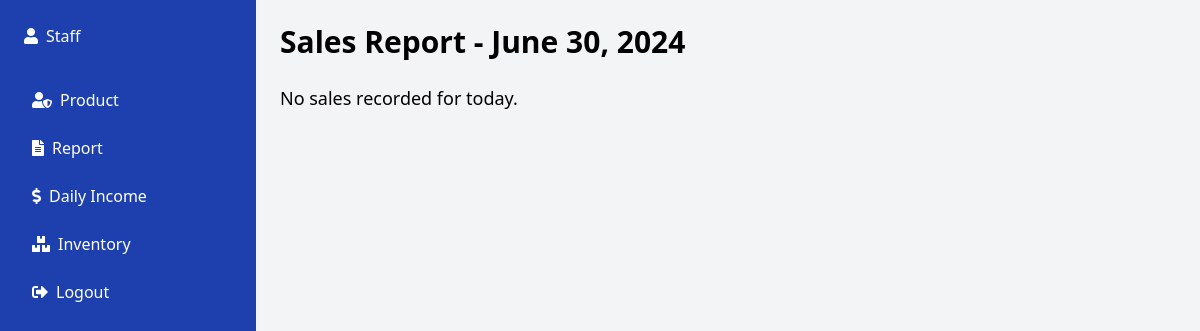
The page /public/sell-product.php on the database as committed earlier.
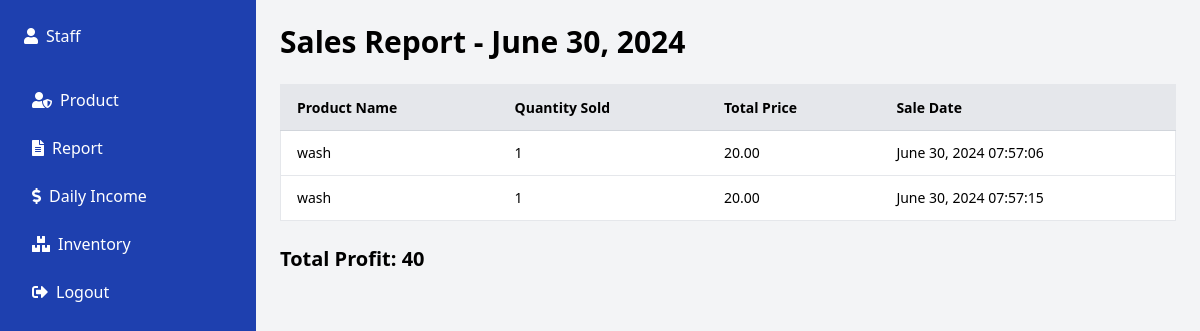
The same page on the database as committed later.
### tables this page shows
CREATE TABLE `sold_products` (
  `id` int(11) NOT NULL,
  `product_id` int(11) NOT NULL,
  `total_price` decimal(10,2) NOT NULL,
  `sale_date` timestamp NOT NULL DEFAULT current_timestamp() ON UPDATE current_timestamp(),
  `quantity_sold` int(11) NOT NULL
);

CREATE TABLE `add_product` (
  `id` int(11) NOT NULL,
  `name` varchar(250) NOT NULL,
  `category` varchar(250) NOT NULL,
  `image` varchar(250) NOT NULL,
  `quantity` int(11) NOT NULL,
  `description` text NOT NULL,
  `price` decimal(10,2) NOT NULL,
  `expiration` timestamp NOT NULL DEFAULT current_timestamp() ON UPDATE current_timestamp(),
  `original_quantity` int(11) NOT NULL
);

### public/sell-product.php (the view, shortened to what this page needs)
<?php
require_once __DIR__ . '/../config/configuration.php';
$date = date('Y-m-d');
$sql = "SELECT p.name, s.quantity_sold, s.total_price, s.sale_date
        FROM sold_products s
        INNER JOIN add_product p ON s.product_id = p.id
        WHERE DATE(s.sale_date) = '$date'";
$result = $conn->query($sql);
$sales = array();
$total_profit = 0;
if ($result->num_rows > 0) {
    while ($row = $result->fetch_assoc()) {
        $sales[] = $row;
        $total_profit += $row['total_price'];
    }
}
?>
<!DOCTYPE html>
<html lang="en">
<head>
    <link href="https://cdn.jsdelivr.net/npm/tailwindcss@2.2.19/dist/tailwind.min.css" rel="stylesheet">
    <link rel="stylesheet" href="https://cdnjs.cloudflare.com/ajax/libs/font-awesome/5.15.3/css/all.min.css">
</head>
<body class="bg-gray-100">
    <div class="flex">
         <div class="w-64 h-screen bg-blue-800 text-white flex flex-col fixed">
            <div class="px-6 py-4">
                <ul>
                    <li class="py-2 flex items-center">
                        <i class="fas fa-user mr-2"></i>
                        <a href="#" class="text-white hover:text-blue-300">Staff</a>
                    </li>
                </ul>
            </div>
             <nav class="flex-1 px-4 py-2 space-y-2">
                <a href="staff.php" class="flex items-center py-2 px-4 rounded hover:bg-blue-600">
                    <i class="fas fa-user-shield mr-2"></i> Product
                </a>
                <a href="report.php" data-target="report" class="flex items-center py-2 px-4 rounded hover:bg-blue-600">
                    <i class="fas fa-file-alt mr-2"></i> Report
                </a>
                <a href="sell-product.php" data-target="daily-income" class="flex items-center py-2 px-4 rounded hover:bg-blue-600">
                    <i class="fas fa-dollar-sign mr-2"></i> Daily Income
                </a>
                <a href="all-sales.php" class="flex items-center py-2 px-4 rounded hover:bg-blue-600">
          <i class="fas fa-boxes mr-2"></i> Inventory
        </a>
                <a href="logout.php" class="flex items-center py-2 px-4 rounded hover:bg-blue-600">
                    <i class="fas fa-sign-out-alt mr-2"></i> Logout
                </a>
            </nav>
        </div>
        <div class="flex-1 ml-64 p-6">
            <h1 class="text-3xl font-bold mb-6">Sales Report - <?php echo date('F j, Y'); ?></h1>
            <?php if (!empty($sales)): ?>
                <div class="overflow-x-auto">
                    <table class="min-w-full bg-white border border-gray-200">
                        <thead>
                            <tr class="w-full bg-gray-200 text-left text-sm leading-normal">
                                <th class="py-3 px-4 border-b border-gray-300">Product Name</th>
                                <th class="py-3 px-4 border-b border-gray-300">Quantity Sold</th>
                                <th class="py-3 px-4 border-b border-gray-300">Total Price</th>
                                <th class="py-3 px-4 border-b border-gray-300">Sale Date</th>
                            </tr>
                        </thead>
                        <tbody class="text-sm">
                            <?php foreach ($sales as $sale): ?>
                                <tr class="border-b border-gray-200 hover:bg-gray-100">
                                    <td class="py-3 px-4"><?php echo $sale['name']; ?></td>
                                    <td class="py-3 px-4"><?php echo $sale['quantity_sold']; ?></td>
                                    <td class="py-3 px-4"><?php echo $sale['total_price']; ?></td>
                                    <td class="py-3 px-4"><?php echo date('F j, Y H:i:s', strtotime($sale['sale_date'])); ?></td>
                                </tr>
                            <?php endforeach; ?>
                        </tbody>
                    </table>
                </div>
                <p class="mt-6 text-xl font-bold">Total Profit: <?php echo $total_profit; ?></p>
            <?php else: ?>
                <p class="text-lg">No sales recorded for today.</p>
            <?php endif; ?>
        </div>
    </div>
</body>
</html>

Rows that differ between the two databases and show on the page:
added sold_products: add_product.name "wash", quantity_sold "1", total_price "20.00", sale_date "June 30, 2024 07:57:06"
added sold_products: add_product.name "wash", quantity_sold "1", total_price "20.00", sale_date "June 30, 2024 07:57:15"
Other text that changed with them:
$total_profit: (not shown) → "40"
text no longer shown: "No sales recorded for today."
text now shown: "Product Name Quantity Sold Total Price Sale Date Total Profit:"
